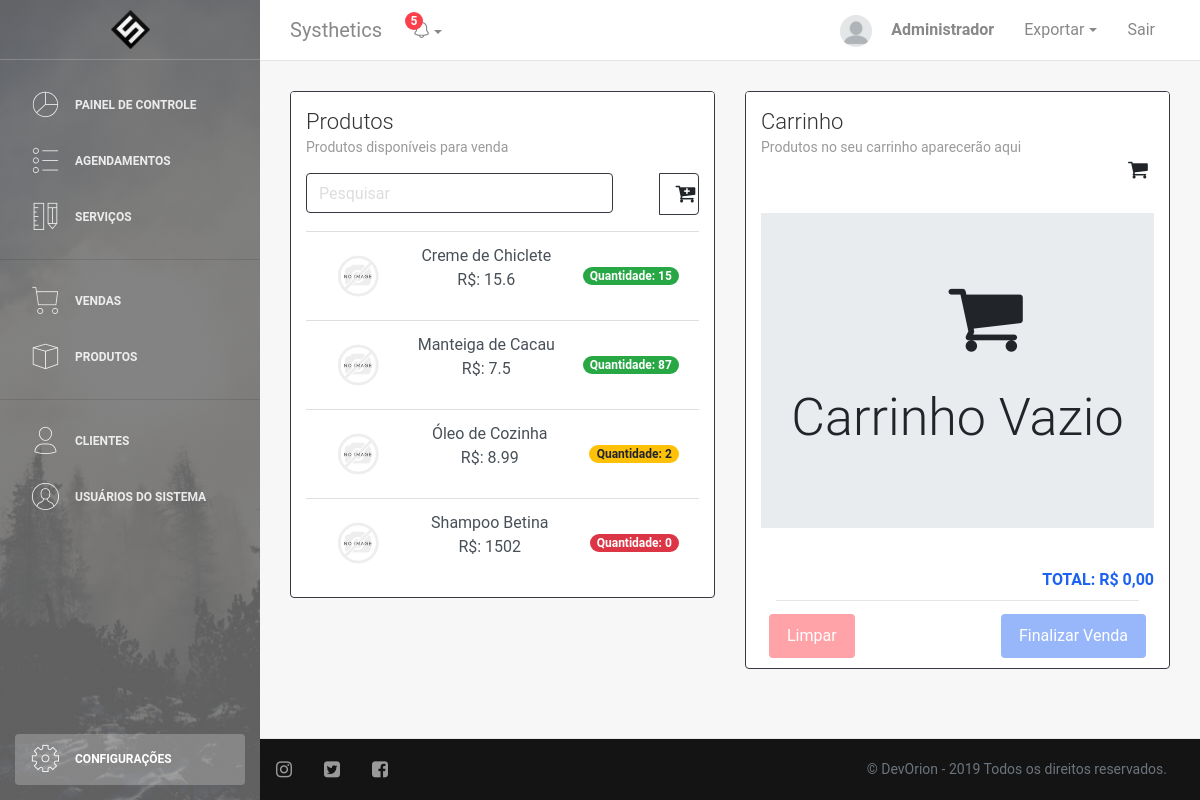
Page /vendas.php (signed in) on the committed database.
### tables this page shows
CREATE TABLE IF NOT EXISTS Produto (
	id INT AUTO_INCREMENT UNIQUE,
	nome VARCHAR(128) NOT NULL,
	descricao VARCHAR(512),
	preco DOUBLE NOT NULL,
	quantidade DOUBLE DEFAULT 0,
	foto VARCHAR(256) DEFAULT "img/produto/default.png",
	PRIMARY KEY(id)
);

### DAO/produtoDAO.php (called while the page is built, shortened)
<?php
    require("conn.php");
    class ProdutoDAO{
        function listar($busca){
            $conexao = conectar();
            $busca = "%" . $busca . "%";
            $query = "SELECT * FROM produto WHERE UPPER(nome) LIKE UPPER(?);";
            $stmt = mysqli_prepare($conexao,$query);
            mysqli_stmt_bind_param($stmt,"s",$busca);
            $resultado = executar_SQL($conexao,$stmt);
            return lerResultado($resultado);
        }
    }
?>

### DAO/conn.php (called while the page is built, shortened)
<?php
if(!function_exists('executar_SQL')){
    function executar_SQL($conexao, $stmt){
        mysqli_stmt_execute($stmt) or die("Falha ao executar a consulta: " . $stmt->error);
        $resultado = mysqli_stmt_get_result($stmt);
        return $resultado;
    }
}
if(!function_exists('lerResultado')){
    function lerResultado($resultado){
        $arrayResultado = [];
        for($i=0;$i<mysqli_num_rows($resultado);$i++){
            $arrayResultado[$i] = mysqli_fetch_assoc($resultado);
        }
        return $arrayResultado;
    }
}
?>

### vendas.php (the view, shortened to what this page needs)
<!DOCTYPE html>
<html lang="pt-br">
<head>
    <link rel="stylesheet" href="https://maxcdn.bootstrapcdn.com/font-awesome/latest/css/font-awesome.min.css" />
    <link href="css/bootstrap.min.css" rel="stylesheet"/>
    <link href="css/light-bootstrap-dashboard.css" rel="stylesheet" />
    <link href="css/dashboard-style.css" rel="stylesheet" />
    <link href="css/style.css" rel="stylesheet" type="text/css" >
    <?php require "DAO/produtoDAO.php";
        $produtoDAO = new ProdutoDAO();
        $busca = "";
        $produtos = $produtoDAO->listar($busca);
        if(isset($_SESSION['produtos'])){
            $carrinho = $_SESSION['produtos'];
        }
        else{
            $carrinho = null;
        }
    ?>
</head>
<body onload=" <?php if(isset($_GET['msg'])) { echo "demo.showNotification('top','center', '$mensagem', '$icon', '$colortype');"; } ?> ">
    <?php require_once "php/printMenu.php"?>
    <div class="main-panel">
        <?php require_once "php/printNavbar.php"?>
        <div class="content">
            <div class="container-fluid">
                <div class="row">
                    <div class="col-md-6">
                            <div class="card border border-dark">
                                <div class="card-header">
                                    <h4 class="card-title">Produtos</h4>
                                    <p class="card-category">Produtos disponíveis para venda</p>
                                </div>
                                <div class="card-body">
                                    <div class="row mb-3">
                                        <div class="col mr-3">
                                            <input class="form-control border border-dark" type="search" name="search" placeholder="Pesquisar">
                                        </div>
                                        <div class="col-2  text-center " >
                                            <a class="nav-link border border-dark rounded-right <?php if(isset($_GET['id'])){ echo 'btn-primary text-black'; }?>" role="button" data-toggle="modal"  <?php if(isset($prodSelected)) echo 'data-target="#modalAddCarrinho"'?>>
                                                <i class="fa fa-cart-plus fa-lg"></i>
                                            </a>
                                        </div>
                                    </div>
                                    <div class="list-group list-group-flush">
                                        <?php
                                        if(count($produtos) != 0){
                                            foreach($produtos as $produto){
                                                ?>
                                                <a href="vendas.php?id=<?php echo $produto['id'];?>" class="list-group-item text-center d-flex justify-content-between align-items-center list-group-item-action <?php if($produto['id'] == $prodSelected['id']){ echo "active";}?>">
                                                    <img class="pic"src="<?php echo $produto['foto']; ?>" width="64" height="64">
                                                    <p>
                                                        <?php echo $produto['nome']; ?><br>
                                                        <span> R$: <?php echo $produto['preco']; ?></span>
                                                    </p>
                                                    <span class="badge <?php if ($produto['quantidade'] <= 0) { echo 'badge-danger';}elseif($produto['quantidade'] <= 10){echo 'badge-warning';}else{ echo 'badge-success';}?> badge-pill">Quantidade: <?php echo $produto['quantidade'];?></span>
                                                </a>
                                            <?php
                                            }
                                        }
                                        ?>
                                    </div>
                                </div>
                            </div>
                        </div>
                        <div class="col-md-6">
                            <div class="card card-user border border-dark">
                                <div class="card-header">
                                    <h4 class="card-title">Carrinho</h4>
                                    <p class="card-category text-left">Produtos no seu carrinho aparecerão aqui</p>
                                    <p class="text-right mr-2"><i class="fa fa-shopping-cart fa-lg"></i></p>
                                </div>
                                <div class="card-body">
                                    <div class="">
                                        <form id="formCarrinho" name="formCarrinho" action="php/finalizarVenda.php" method="POST">
                                            <div class="list-group list-group-flush">
                                                <?php
                                                    if(count($carrinho) != 0){
                                                        foreach($carrinho as $produtoCarrinho){
                                                            $prod = $produtoDAO->get($produtoCarrinho['id']);
                                                            ?>
                                                            <input type="hidden" name="idProd" id="idProd" value="<?php echo $prod['id']; ?>">
                                                            <a href="#" class="list-group-item text-center d-flex justify-content-between align-items-center list-group-item-action">
                                                                <span class="text-primary">
                                                                    <b><?php echo $produtoCarrinho['qtdVenda'];?> UN</b> - <?php echo $prod['nome']; ?>
                                                                </span>
                                                                <span class="badge badge-success badge-pill">Valor: R$ <?php echo $produtoCarrinho['qtdVenda'] * $prod['preco'] ;?>
                                                                </span>
                                                            </a>
                                                        <?php
                                                        }
                                                    }
                                                    else{
                                                        ?>
                                                        <div class="col px-0">
                                                            <div class="jumbotron jumbotron-fluid text-center">
                                                                <i class="fa fa-shopping-cart fa-5x"></i>
                                                                <div class="container">
                                                                    <h1>Carrinho Vazio</h1>
                                                                </div>
                                                            </div>
                                                        </div>
                                                        <?php
                                                    }
                                                ?>
                                            </div>
                                                <p class="text-right text-primary my-2">
                                                    <b>TOTAL: R$
                                                    <?php
                                                        if(count($carrinho) != 0){
                                                            $total = 0;
                                                            foreach($carrinho as $produtoCarrinho){
                                                                $prod = $produtoDAO->get($produtoCarrinho['id']);
                                                                $total += $produtoCarrinho['qtdVenda'] * $prod['preco'];
                                                            }
                                                            echo $total;
                                                            echo "<input type=hidden name=total id=total value=".$total.">";
                                                        }else{
                                                            echo "0,00";
                                                        }
                                                    ?>
                                                </b>
                                                </p>
                                                <hr>
                                                <button type="button" class="btn btn-danger btn-fill pull-left mx-2 mt-2" onclick='showAlert()' <?php if(!isset($carrinho)){ echo 'disabled';}?>>Limpar</button>
                                                <button type="submit" class="btn btn-primary btn-fill pull-right mx-2 mt-2" <?php if(!isset($carrinho)){ echo 'disabled';}?>>Finalizar Venda</button>
                                        </form>
                                    </div>
                                </div>
                            </div>
                        </div>
                </div>
        </div>
        </div>
        <?php require_once "php/printFooter.php"?>
        </div>
        </div>
</body>
</html>

### rows in the picture
produto: foto (placeholder picture), nome "Creme de Chiclete", preco "15.6", quantidade "15"
produto: foto (placeholder picture), nome "Manteiga de Cacau", preco "7.5", quantidade "87"
produto: foto (placeholder picture), nome "Óleo de Cozinha", preco "8.99", quantidade "2"
produto: foto (placeholder picture), nome "Shampoo Betina", preco "1502", quantidade "0"

### other values in the picture
$firstname[0] "Administrador"
